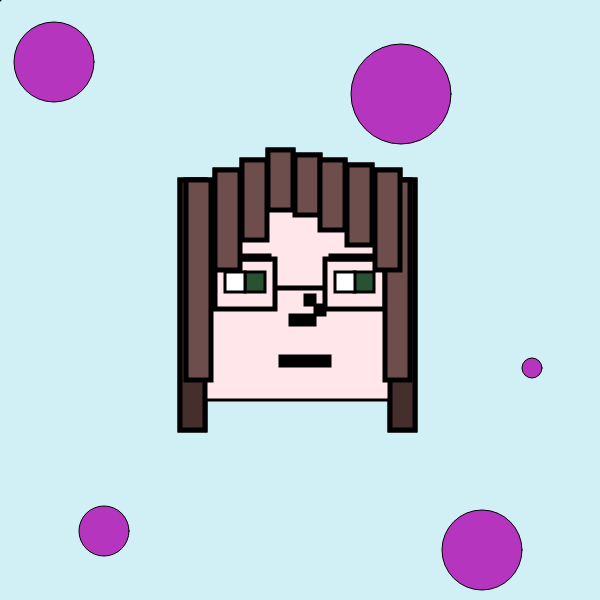
Frame 1 (no input)
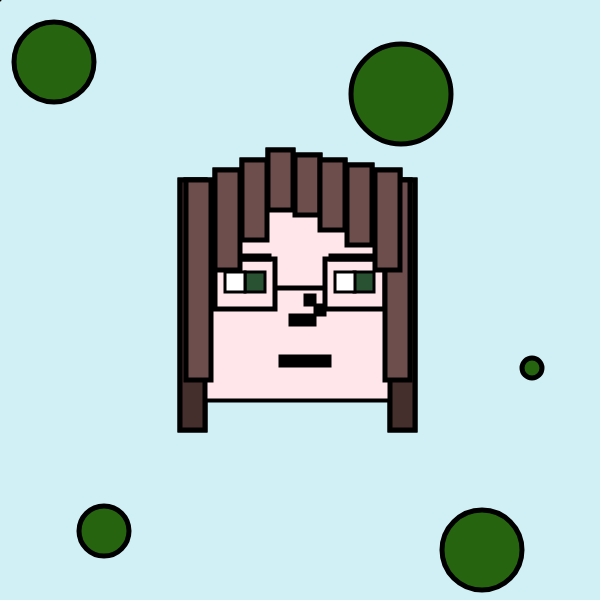
Frame 60 (no input)
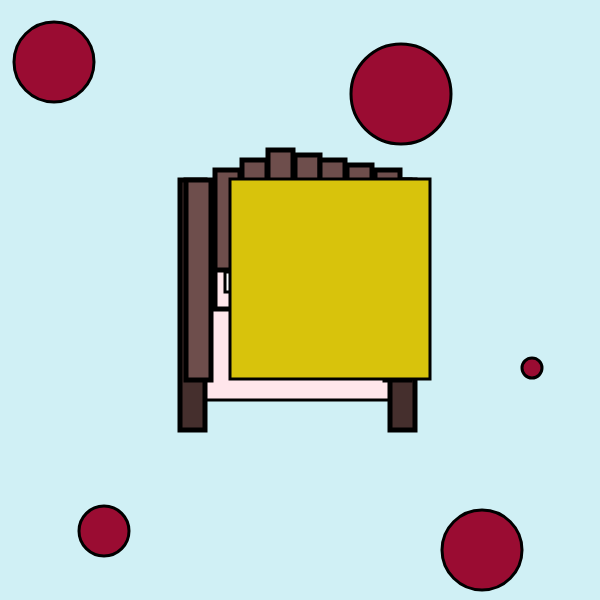
Frame 120 (the mouse pressed at the canvas centre since frame 60)

The p5.js sketch that drew these frames (run headless with seeded random() and noise() and a simulated clock; from frame 60 on, the mouse is pressed at the canvas centre):

// p5.js sketch
// ── sketch.js
let epicBlue = '#d0f0f5' //global variable fo background color


function myself() { //all of my self shapes 

  fill('#ffe6eb'); //head
  rect(200, 200, 200, 200);
  fill('#295232'); //green for eyes
  rect(245, 272, 20, 20);
  rect(354, 272, 20, 20);
  fill('white'); //eye whites
  rect(225, 272, 20, 20);
  rect(335, 272, 20, 20);
  fill(0); //nose
  rect(290, 315, 25, 10);
  rect(315, 305, 10, 10);
  rect(305, 295, 10, 10);
  fill(0); //mouth
  rect(280, 356, 50, 10);
  rect(220, 255, 50, 5); //left eyebrow
  rect(330, 255, 50, 5); //right eyebrow
}

function glasses() {
  stroke('black')
  strokeWeight(5);
  noFill();
  rect(215, 259, 60, 50); //left
  rect(325, 259, 60, 50); //right
  rect(274, 288, 50, 0);
}

function hair() {
  fill('#452f2d') //extra dark hairs 
  rect(180, 180, 25, 250)
  rect(390, 180, 25, 250)

  fill('#6e4e4c');
  rect(186, 180, 25, 200); //front
  rect(215, 170, 25, 100);
  rect(242, 160, 25, 80);
  rect(268, 150, 25, 60);
  rect(295, 155, 25, 60);
  rect(320, 160, 25, 70);
  rect(347, 165, 25, 80);
  rect(385, 180, 25, 200);
  rect(375, 170, 25, 100);


}

function setup() {
  createCanvas(600, 600);
}

function draw() {
  background(epicBlue);
  fill(random(255), random(255), random(255)); //flashing circles
  //for(let i=0; i <600; i+=15){

  // line(i,0, i, 800);
  // }

  //function draw() {
  //background(237, 34, 93);
  // fill(0);

  ellipse(54, 62, 80, 80);
  ellipse(401, 94, 100, 100);
  ellipse(532, 368, 20, 20);
  ellipse(104, 531, 50, 50);
  ellipse(482, 550, 80, 80);

  myself();
  glasses();
  hair();

  strokeWeight(3); //extended cursor 
  line(pmouseX, pmouseY, mouseX, mouseY);

if (mouseIsPressed) { //box face obstruction
  fill(random(255), random(255), random(255))
  rect(230, 179, 200, 200);
} else {
  myself();
  glasses();
  hair();

}
}
//textSize(24); //changes the font size
//text(mouseX, 400, 20); //displays the x coordinate
//text(mouseY, 20, 400); //displays the y coordinate
// ── style.css
html, body {
  margin: 5;
  padding: 0;
  background-color: blue;
  color: white
}
canvas {
  display: block;
}




 h1 {text-align: left; 
font-family: 'Concert One', cursive;
}

	 p {font-size: 15px; 
        text-align: right;
       font-family: 'Concert One', cursive;
}
